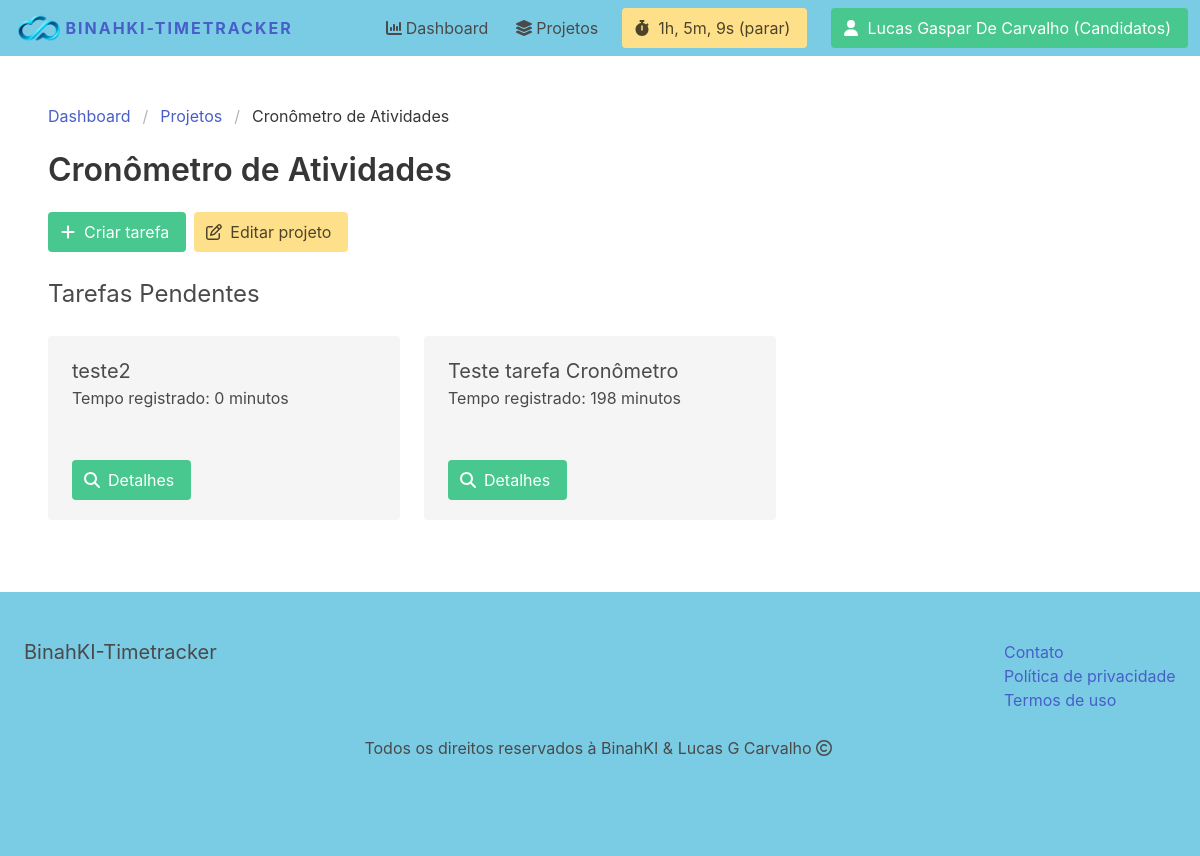
The app's page /dashboard/projetos/3/ (signed in) with its own data.
### apps/equipe/models.py (models this page shows, shortened)
class Equipe(models.Model):
    ACTIVE = 'active'
    DELETED = 'deleted'
    CHOICES_STATUS = (
        (ACTIVE, 'Ativa'),
        (DELETED, 'Deletada')
    )
    nome = models.CharField(max_length=255)
    membros = models.ManyToManyField(User, related_name='equipes')
    criado_por = models.ForeignKey(User, related_name='equipes_criadas', on_delete=models.CASCADE)
    criado_em = models.DateTimeField(auto_now_add=True)
    status = models.CharField(max_length=10, choices=CHOICES_STATUS, default=ACTIVE)
    class Meta:
        ordering = ['nome']

### apps/projeto/models.py (models this page shows, shortened)
class Projeto(models.Model):
    equipe = models.ForeignKey(Equipe, related_name='projetos', on_delete=models.CASCADE)
    nome = models.CharField(max_length=255)
    criado_por = models.ForeignKey(User, related_name='projetos' , on_delete=models.CASCADE)
    criado_em = models.DateField(auto_now_add=True)
    class Meta:
        ordering = ['nome']

class Tarefa(models.Model):
    TODO = 'todo'
    DONE = 'done'
    ARCHIVED = 'archived'
    CHOICES_STATUS = (
        (TODO, 'Pendente'),
        (DONE, 'Finalizada'),
        (ARCHIVED, 'Arquivada')
    )
    equipe = models.ForeignKey(Equipe, related_name='tarefas', on_delete=models.CASCADE)
    projeto = models.ForeignKey(Projeto, related_name='tarefas', on_delete=models.CASCADE)
    nome = models.CharField(max_length=255)
    criado_por = models.ForeignKey(User, related_name='tarefas' , on_delete=models.CASCADE)
    criado_em = models.DateField(auto_now_add=True)
    status = models.CharField(max_length=20, choices=CHOICES_STATUS, default=TODO)
    class Meta:
        ordering = ['-criado_em']
    def tempo_registrado(self):
        return sum(registro.minutos for registro in self.registros.all())

class Registro(models.Model):
    equipe = models.ForeignKey(Equipe, related_name='registros', on_delete=models.CASCADE)
    projeto = models.ForeignKey(Projeto, related_name='registros', on_delete=models.CASCADE, blank=True, null=True)
    tarefa = models.ForeignKey(Tarefa, related_name='registros', on_delete=models.CASCADE, blank=True, null=True)
    minutos = models.IntegerField(default=0)
    eh_registrado = models.BooleanField(default=False)
    criado_por = models.ForeignKey(User, related_name='registros', on_delete=models.CASCADE)
    criado_em = models.DateTimeField()
    class Meta:
        ordering = ['-criado_em']

### apps/projeto/views.py (the view)
# urls.py: path('projetos/', include('apps.projeto.urls')),
@login_required
def projeto(request, projeto_id):
    equipe = get_object_or_404(Equipe, pk=request.user.userprofile.active_team_id, status=Equipe.ACTIVE)
    projeto = get_object_or_404(Projeto, equipe=equipe, pk=projeto_id)
    if request.method == 'POST':
        nome = request.POST.get('nome')
        if nome:
            tarefa = Tarefa.objects.create(equipe=equipe, projeto=projeto, criado_por=request.user, nome=nome)
            messages.info(request, 'A tarefa foi criada com sucesso!')
            return redirect('projeto:projeto', projeto_id=projeto.id)
    tarefas_pendentes = projeto.tarefas.filter(status=Tarefa.TODO)
    tarefas_finalizadas = projeto.tarefas.filter(status=Tarefa.DONE)
    return render(request, 'projeto/projeto.html', {'equipe': equipe, 'projeto': projeto, 'tarefas_pendentes': tarefas_pendentes, 'tarefas_finalizadas': tarefas_finalizadas})

### apps/equipe/context_processors.py (called while the page is built)
def equipe_ativa(request):
    if request.user.is_authenticated:
        if request.user.userprofile.active_team_id:
            equipe = Equipe.objects.get(pk=request.user.userprofile.active_team_id)
            return {'equipe_ativa': equipe}
    return {'equipe_ativa': None}

### apps/projeto/context_processors.py (called while the page is built)
def registro_ativo(request):
    if request.user.is_authenticated:
        if request.user.userprofile.active_team_id:
            equipe = get_object_or_404(Equipe, pk=request.user.userprofile.active_team_id, status=Equipe.ACTIVE)
            registros_nao_rastreados = Registro.objects.filter(equipe=equipe, criado_por=request.user, minutos=0, eh_registrado=False)
            if registros_nao_rastreados:
                registro_ativo = registros_nao_rastreados.first()
                registro_ativo.seconds_since = int((datetime.now(timezone.utc) - registro_ativo.criado_em).total_seconds())
                return {'registro_ativo_segundos': registro_ativo.seconds_since, 'tempo_inicio': registro_ativo.criado_em.isoformat()}
    return {'registro_ativo_segundos': 0, 'tempo_inicio': datetime.now().isoformat()}

### apps/projeto/templates/projeto/projeto.html (shortened to what this page needs)
{% extends 'core/base.html' %}
{% block content %}
<div id="projeto-app">
    <nav class="breadcrumb" aria-label="breadcrumbs">
        <ul>
            <li><a href="#">Dashboard</a></li>
            <li><a href="{% url 'projeto:projetos' %}">Projetos</a></li>
            <li class="is-active"><a href="{% url 'projeto:projeto' projeto.id %}" aria-current="page">{{ projeto.nome }}</a></li>
        </ul>
    </nav>
    <div class="columns">
        <div class="column">
            <h1 class="title">{{ projeto.nome }}</h1>
            <div class="buttons">
                <a @click="mostraAddTarefaModal = !mostraAddTarefaModal" class="button is-success">
                    <span class="icon"><i class="fa-solid fa-plus"></i></span>
                    <span>Criar tarefa</span>
                </a>
                <a href="{% url 'projeto:edita_projeto' projeto.id %}" class="button is-warning">
                    <span class="icon"><i class="far fa-edit"></i></span>
                    <span>Editar projeto</span>
                </a>
            </div>
        </div>
    </div>
    <div class="columns is-multiline">
        {% if tarefas_pendentes %}
            <div class="column is-12">
                <h2 class="is-size-4">Tarefas Pendentes</h2>
            </div>
            {% for tarefa in tarefas_pendentes %}
                <div class="column is-4">
                    <div class="notification">
                        <h3 class="is-size-5">{{ tarefa.nome }}</h3>
                        <p>Tempo registrado: {{ tarefa.tempo_registrado }} minutos</p>
                        <hr>
                        <a href="{% url 'projeto:tarefa' projeto.id tarefa.id %}" class="button is-success">
                            <span class="icon"><i class="fa-solid fa-magnifying-glass"></i></span>
                            <span>Detalhes</span>
                        </a>
                    </div>
                </div>
            {% endfor %}
        {% endif %}
    </div>
</div>
{% endblock %}

### apps/core/templates/core/base.html (shortened to what this page needs)
<!DOCTYPE html>
<html lang="en">
<head>
    <link rel="stylesheet" type="text/css" href="https://cdn.jsdelivr.net/npm/bulma@0.9.1/css/bulma.min.css">
    <link rel="stylesheet" href="../../../../static/assets/style.css">
</head>
<body>
    <div id="navbar-app">
        <nav class="navbar is-bluebg">
            <div class="navbar-brand">
                <a href="{% url 'frontpage' %}" class="navbar-item show">
                    <img src="../../../../static/images/logo.png" alt="logo">
                    <strong>BinahKI-Timetracker</strong>
                </a>
            </div>
            <div class="navbar-menu">
                <div class="navbar-end">
                    {% if request.user.is_authenticated %}
                        <a href="{%url 'dashboard' %}" class="navbar-item">
                            <span class="icon"><i class="fa-solid fa-chart-column"></i></span>
                            <span>Dashboard</span>
                        </a>
                        <a href="{% url 'projeto:projetos' %}" class="navbar-item">
                            <span class="icon"><i class="fa-solid fa-layer-group"></i></span>
                            <span>Projetos</span>
                        </a>
                        <div class="navbar-item" v-else>
                            <div class="buttons">
                                <a class="button is-warning" @click="stopTimer()">
                                    <span class="icon"><i class="fas fa-stopwatch"></i></span>
                                    <span>[[ readableSeconds ]] (parar)</span>
                                </a>
                            </div>
                        </div>
                    {% endif %}
                    <div class="navbar-item">
                        <div class="buttons">
                            {% if request.user.is_authenticated %}
                                <a href="{% url 'meu_perfil' %}" class="button is-success">
                                    <span class="icon"><i class="fas fa-user"></i></span>
                                    <span>{% firstof request.user.get_full_name request.user.username %}{% if equipe_ativa %} ({{ equipe_ativa.nome }}){% endif %}</span>
                                </a>
                            {% endif %}
                        </div>
                    </div>
                </div>
            </div>
        </nav>
    </div>
    <section class="section">
        {% block content %}
        {% endblock %}
    </section>
    <footer class="footer is-bluebg">
        <div class="columns is-multiline">
            <div class="column is-4">
                <h2 class="subtitle">BinahKI-Timetracker</h2>
            </div>
            <div class="column is-offset-6 is-2">
                <ul>
                    <li><a href="#">Contato</a></li>
                    <li><a href="{% url 'privacidade' %}">Política de privacidade</a></li>
                    <li><a href="{% url 'termos' %}">Termos de uso</a></li>
                </ul>
            </div>
            <div class="column is-12 has-text-centered">
                <p class="is-flex is-justify-content-center">
                    <span>Todos os direitos reservados à BinahKI & Lucas G Carvalho</span>
                    <span class="icon"><i class="fa-regular fa-copyright"></i></span>
                </p>
            </div>
        </div>
    </footer>
</body>
</html>

### static/assets/style.css (style rules this page uses)
.is-bluebg { background: rgb(122, 203, 228); }
.show { text-transform: uppercase; letter-spacing: 2px; }

### records on screen
Equipe: nome "Candidatos"
Projeto: nome "Cronômetro de Atividades"
Tarefa: nome "teste2", tempo_registrado "0"
Tarefa: nome "Teste tarefa Cronômetro", tempo_registrado "198"
